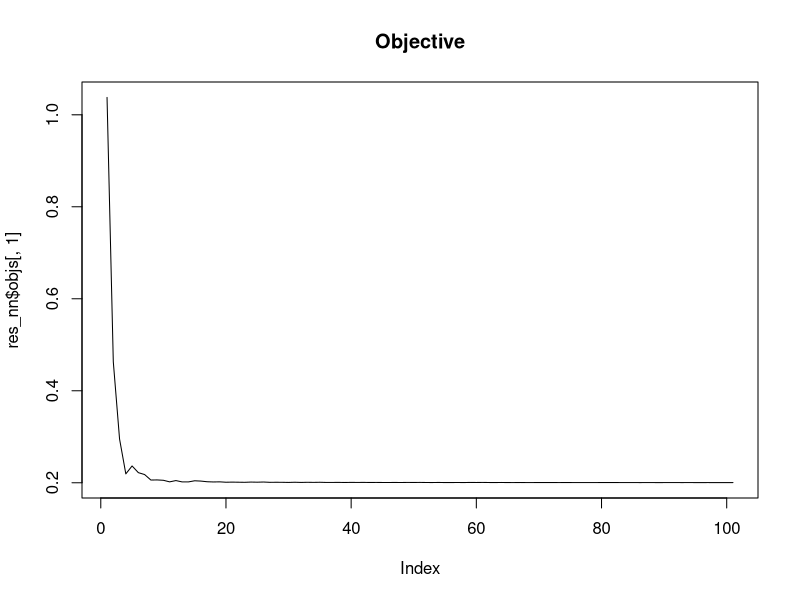
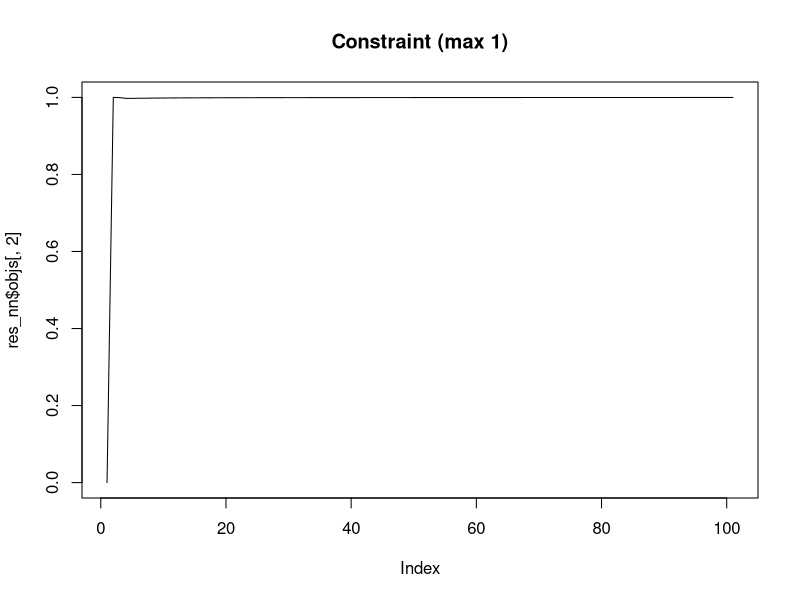

The R source for these figures, in order:
## ---- chunk 1
library(pracma)
library(magrittr)
library(nnls)
library(parallel)
## ---- chunk 2
n <- 30
p <- 20
v <- 10
sparsity <- 0.1
sigma <- 0.1
rk <- 3
X <- randn(n, p) %>% abs
B <- randn(p, v) %>% abs * (rand(p, v) < sparsity)
U <- sqrt(sigma/rk) * randn(n, rk)
V <- sqrt(sigma/rk) * randn(rk, v)
E <- U %*% V
mu <- X %*% B
Y <- mu + E
## ---- chunk 3
multi_nnls <- function(X, Y, mc.cores = 3) {
  v <- dim(Y)[2]
  bs <- mclapply(1:v, function(i) nnls(X, Y[, i])$x, mc.cores = mc.cores)
  do.call(cbind, bs)
}
B_nnls <- multi_nnls(X, Y)
#Check denoising error
mu_nnls <- X %*% B_nnls
(err_nnls <- sum((mu_nnls - mu)^2))
## ---- chunk 4
biconvex_opt <- function(X, Y, rk = 2, maxits = 10) {
  # initializiation
  n <- dim(Y)[1]
  p <- dim(X)[2]
  v <- dim(Y)[2]
  U <- randn(n, rk)
  V <- randn(rk, v)
  B <- randn(p, v) %>% abs
  res <- list(Bvec = as.numeric(B), 
              Uvec = as.numeric(U),
              Vvec = as.numeric(V))
  Yvec <- as.numeric(Y)
  Xkron <- diag(rep(1, v)) %x% X
  # subroutines
  objective <- function(Bvec, Uvec, Vvec) {
    resid <- matrix(Y, n, v) - X %*% matrix(Bvec, p, v) -
      matrix(Uvec, n, rk) %*% matrix(Vvec, rk, v)
    sum(resid^2)
  }
  biconvex_it1 <- function(Bvec, Uvec, Vvec) {
    U <- matrix(Uvec, n, rk)
    Ukron <- eye(v) %x% U
    supermat <- cbind(Xkron, Ukron, -Ukron)
    ans <- nnls(supermat, Yvec)$x
    Bvec <- ans[1:(p * v)]
    VvecP <- ans[p * v + (1:(v * rk))]
    VvecN <- ans[p * v + v * rk + (1:(v * rk))]
    Vvec <- VvecP - VvecN
    list(Bvec = Bvec, Uvec = Uvec, Vvec = Vvec)
  }
  biconvex_it2 <- function(Bvec, Uvec, Vvec) {
    V <- matrix(Vvec, rk, v)
    Vkron <- t(V) %x% eye(n)
    supermat <- cbind(Xkron, Vkron, -Vkron)
    ans <- nnls(supermat, Yvec)$x
    Bvec <- ans[1:(p * v)]
    UvecP <- ans[p * v + (1:(n * rk))]
    UvecN <- ans[p * v + n * rk + (1:(n * rk))]
    Uvec <- UvecP - UvecN
    list(Bvec = Bvec, Uvec = Uvec, Vvec = Vvec)
  }
  # main loop
  objs <- Inf
  for (i in 1:maxits) {
    (objs <- objs %>% c(do.call(objective, res)))
    res <- do.call(biconvex_it1, res)
    (objs <- objs %>% c(do.call(objective, res)))
    res <- do.call(biconvex_it2, res)
    (objs <- objs %>% c(do.call(objective, res)))
  }
  B <- matrix(res$Bvec, p, v)
  E <- matrix(res$Uvec, n, rk) %*% matrix(res$Vvec, rk, v)
  list(B = B, E = E, mu = X %*% B, resid = Y - X %*% B - E, objs = objs,
       U = matrix(res$Uvec, n, rk), V = matrix(res$Vvec, rk, v),
       objective = objective)
}
res_bc <- biconvex_opt(X, Y, 1, 10)
# compare true size of E with fitted size
c(sum(E^2), sum(res_bc$E^2))
B_bc <- res_bc$B
# compare the objective of the truth with the objective
c(res_bc$objective(as.numeric(B), as.numeric(U), as.numeric(V)),
  min(res_bc$objs))
#Check denoising error
mu_bc <- X %*% B_bc
(err_bc <- sum((mu_bc - mu)^2))
## ---- chunk 5
reg_biconvex_opt <- function(X, Y, rk = 2, maxits = 10,
                             lambdaU = 0.1, lambdaV = 0.1,
                             lambdaB = 0.1) {
  # initializiation
  n <- dim(Y)[1]
  p <- dim(X)[2]
  v <- dim(Y)[2]
  U <- randn(n, rk)
  V <- randn(rk, v)
  B <- randn(p, v) %>% abs
  res <- list(Bvec = as.numeric(B), 
              Uvec = as.numeric(U),
              Vvec = as.numeric(V))
  Yvec <- as.numeric(Y)
  Xkron <- diag(rep(1, v)) %x% X
  # subroutines
  objective <- function(Bvec, Uvec, Vvec) {
    resid <- matrix(Y, n, v) - X %*% matrix(Bvec, p, v) -
      matrix(Uvec, n, rk) %*% matrix(Vvec, rk, v)
    sum(resid^2) + lambdaU * sum(Uvec^2) + lambdaV * sum(Vvec^2) + 
      lambdaB * sum(Bvec)^2
  }
  biconvex_it1 <- function(Bvec, Uvec, Vvec) {
    U <- matrix(Uvec, n, rk)
    Yvec2 <- c(Yvec, rep(0, 1 + 2 * length(Vvec)))
    Ukron <- eye(v) %x% U
    supermat <- rbind(cbind(Xkron, Ukron, -Ukron),
                      c(rep(sqrt(lambdaB), length(Bvec)), rep(0, 2 * length(Vvec))),
                      cbind(matrix(0, 2 * length(Vvec), dim(Xkron)[2]),
                            sqrt(lambdaV) * eye(2 * length(Vvec))))
    ans <- nnls(supermat, Yvec2)$x
    Bvec <- ans[1:(p * v)]
    VvecP <- ans[p * v + (1:(v * rk))]
    VvecN <- ans[p * v + v * rk + (1:(v * rk))]
    Vvec <- VvecP - VvecN
    list(Bvec = Bvec, Uvec = Uvec, Vvec = Vvec)
  }
  biconvex_it2 <- function(Bvec, Uvec, Vvec) {
    V <- matrix(Vvec, rk, v)
    Yvec2 <- c(Yvec, rep(0, 1 + 2 * length(Uvec)))
    Vkron <- t(V) %x% eye(n)
    supermat <- rbind(cbind(Xkron, Vkron, -Vkron),
                      c(rep(sqrt(lambdaB), length(Bvec)), rep(0, 2 * length(Uvec))),
                      cbind(
                        matrix(0, 2 * length(Uvec), dim(Xkron)[2]),
                        sqrt(lambdaU) * eye(2 * length(Uvec))
                      ))
    ans <- nnls(supermat, Yvec2)$x
    Bvec <- ans[1:(p * v)]
    UvecP <- ans[p * v + (1:(n * rk))]
    UvecN <- ans[p * v + n * rk + (1:(n * rk))]
    Uvec <- UvecP - UvecN
    list(Bvec = Bvec, Uvec = Uvec, Vvec = Vvec)
  }
  # main loop
  objs <- Inf
  for (i in 1:maxits) {
    (objs <- objs %>% c(do.call(objective, res)))
    res <- do.call(biconvex_it1, res)
    (objs <- objs %>% c(do.call(objective, res)))
    res <- do.call(biconvex_it2, res)
    (objs <- objs %>% c(do.call(objective, res)))
  }
  B <- matrix(res$Bvec, p, v)
  E <- matrix(res$Uvec, n, rk) %*% matrix(res$Vvec, rk, v)
  list(B = B, E = E, mu = X %*% B, resid = Y - X %*% B - E, objs = objs,
       U = matrix(res$Uvec, n, rk), V = matrix(res$Vvec, rk, v),
       objective = objective)
}
res_bc2 <- reg_biconvex_opt(X, Y, 2, 10, lambdaU = 0.001, lambdaV = 0.001,
                            lambdaB = 0.0)
# compare true size of E with fitted size
c(sum(E^2), sum(res_bc2$E^2))
B_bc2 <- res_bc2$B
# compare the objective of the truth with the objective
c(res_bc2$objective(as.numeric(B), as.numeric(U), as.numeric(V)),
  min(res_bc2$objs))
#Check denoising error
mu_bc2 <- X %*% B_bc2
(err_bc2 <- sum((mu_bc2 - mu)^2))
## ---- chunk 6
nnorm <- function(E) {
  res <- svd(E, nu = 0, nv = 0)
  sum(res$d)
}

rank1approx <- function(E) {
  res <- svd(E, nu = 1, nv = 1)
  res$u %*% t(res$v)
}

nuclear_opt <- function(X, Y, lambda, maxits = 10, mc.cores = 3) {
  v <- dim(Y)[2]
  p <- dim(X)[2]
  n <- dim(X)[1]
  Z <- Y
  B <- multi_nnls(X, Z, mc.cores = mc.cores)
  objective <- function(B, Z) {
    c(sum((Z - X %*% B)^2), nnorm(Z - Y)/lambda)
  }
  objs <- objective(B, Z)
  for (it in 1:maxits) {
    # find the projection
    B <- multi_nnls(X, Z, mc.cores = mc.cores)
    Zh <- X %*% B
    resid <- Z - Zh
    alpha <- 1/it
    Z <- Y + (1-alpha) * (Z - Y)  + alpha * lambda * rank1approx(-resid)
    # objective
    objs <- rbind(objs, objective(B, Z))
  }
  list(E = Z - Y, B = B, objs = objs, objective = objective)
}
# cheat by giving the true nuclear norm
res_nn <- nuclear_opt(X, Y, nnorm(E)/2, 100)
plot(res_nn$objs[, 1], type = "l", main = "Objective")
plot(res_nn$objs[, 2], type = "l", main = "Constraint (max 1)")
res_nn$objective(B, mu)
mu_nn <- X %*% res_nn$B
(err_nn <- sum((mu_nn - mu))^2)
## ---- chunk 7
err_nnls
err_bc
err_bc2
err_nn
